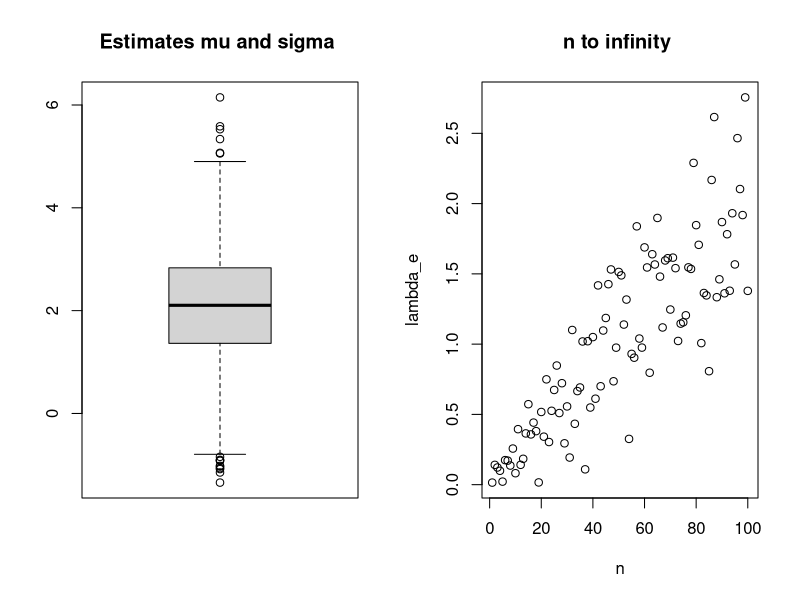

This chart was generated by the following R code:
## Draw a random sample of size n 
n<-20
## from a poisson distribution with parameter lambda
# lambda<-4 
# rs <- rpois(n, lambda)

## from a normal distribution with parameters mu and sigma
 mu<-2
 sigma<-5
rs <- rnorm(n,mu,sigma)

## Estimate of the of the mean
lambda_e<-sum(rs)/n+1/n
lambda_e

## Show that the estimate is biased by running simulations
## looking at the box plot
numsim <- 2000
lambda_e_sims<- rep(0,numsim)

for (i in 1:numsim){
  rs <- rnorm(n,mu,sigma)
  lambda_e_sims[i]<-sum(rs)/n+1/n
}
par(mfrow=c(1,2))
boxplot(lambda_e_sims, names=c("lambda_e"))
title("Estimates mu and sigma ")

## Explore consistency by creating a sequence of estimates
## We do this by taking larger and larger randome sample sizes
n<-100
lambda_e_n<- rep(0,n)
for (i in 1:n){
  rs <- rnorm(i,mu,sigma)
  lambda_e_n[i]<-sum(rs)/n+1/n
}

plot(1:n,lambda_e_n, xlab='n',ylab='lambda_e')
title("n to infinity ")
